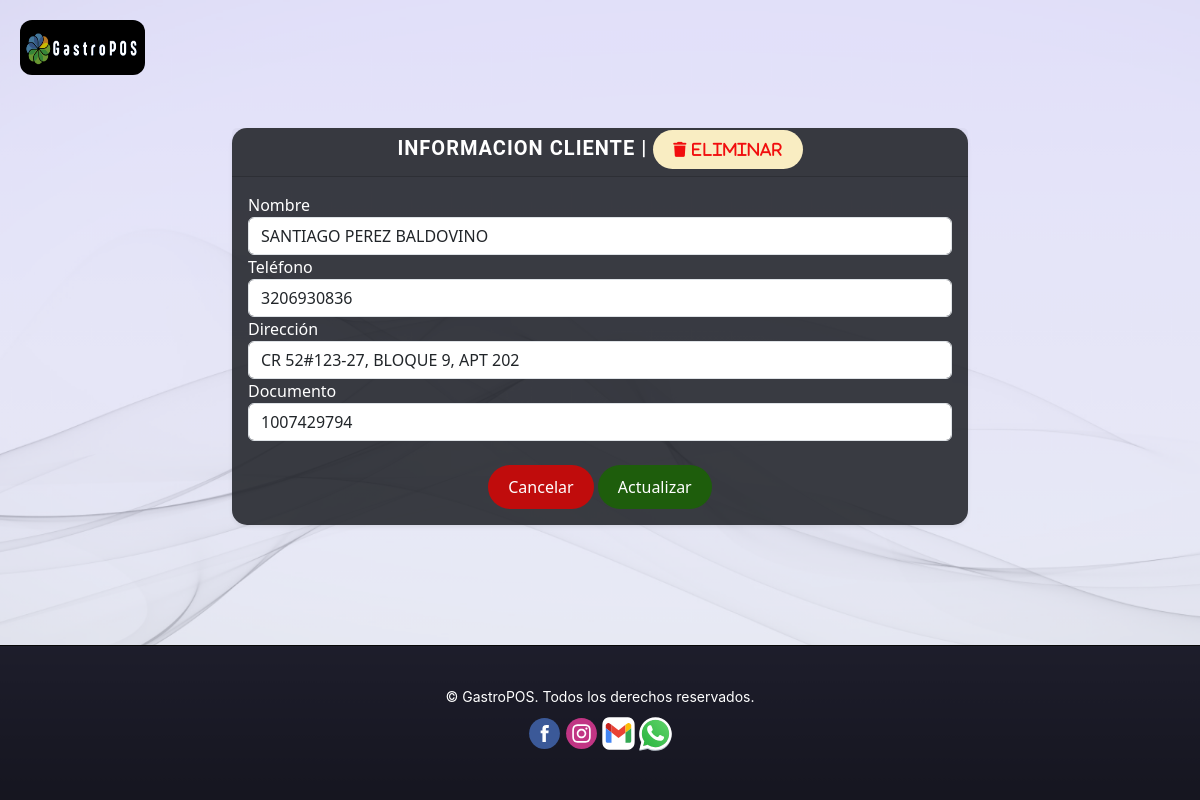
/usuarios/clientes/1/editar/ (signed in), run on the app's committed database.
### usuarios/models.py (models this page shows, shortened)
class Cliente(models.Model):
    usuario = models.ForeignKey(User, on_delete=models.CASCADE)
    nombre = models.CharField(max_length=100)
    telefono = models.CharField(max_length=15)
    direccion = models.CharField(max_length=255)
    documento = models.CharField(max_length=20)

### usuarios/views.py (the view)
# urls.py: path('clientes/<int:cliente_id>/editar/', editar_cliente, name='editar_cliente'),
@login_required(login_url='/login/')
def editar_cliente(request, cliente_id):
    cliente = get_object_or_404(Cliente, id=cliente_id, usuario=request.user)
    if request.method == 'POST':
        form = ClienteForm(request.POST, instance=cliente)
        if form.is_valid():
            form.save()
            return redirect('listar_clientes')  # Redirige a la lista de clientes después de guardar
    else:
        form = ClienteForm(instance=cliente)
    return render(request, 'clientes/editar_cliente.html', {'form': form, 'cliente': cliente})

### usuarios/forms.py
class ClienteForm(forms.ModelForm):
    class Meta:
        model = Cliente
        fields = ['nombre', 'telefono', 'direccion', 'documento']  # Ajusta según los campos de tu modelo
        widgets = {
            'nombre': forms.TextInput(attrs={'class': 'form-control'}),
            'telefono': forms.TextInput(attrs={'class': 'form-control'}),
            'direccion': forms.TextInput(attrs={'class': 'form-control'}),
            'documento': forms.TextInput(attrs={'class': 'form-control'}),
        }

### usuarios/templates/clientes/editar_cliente.html (shortened to what this page needs)
{% extends 'base.html' %}
{% load static %}
{% block extra_css %}
<link rel="stylesheet" href="{% static 'css/crear_plato.css' %}">
{% endblock %}
{% block content %}
<div class="container mt-5">
    <div class="row">
        <div class="col-md-8 offset-md-2">
            <div class="card card-custom shadow-sm">
                <div class="card-header card-header">
                    <h3 class="card-title card-title-custom text-center">INFORMACION CLIENTE | <a href="{% url 'eliminar_cliente' cliente.id %}" class="btn-custom-cliente"><i class="fa-solid fa-trash" style='font-size:15px;color:rgb(241, 14, 14)'> ELIMINAR</i></a></h3>
                </div>
                <div class="card-body">
                    <form method="post">
                        <div class="form-group">
                            <label for="{{ form.nombre.id_for_label }}">Nombre</label>
                            {{ form.nombre }}
                        </div>
                        <div class="form-group">
                            <label for="{{ form.telefono.id_for_label }}">Teléfono</label>
                            {{ form.telefono }}
                        </div>
                        <div class="form-group">
                            <label for="{{ form.direccion.id_for_label }}">Dirección</label>
                            {{ form.direccion }}
                        </div>
                        <div class="form-group">
                            <label for="{{ form.documento.id_for_label }}">Documento</label>
                            {{ form.documento }}
                        </div>
                        <br>
                        <div class="text-center">
                            <a href="javascript:history.back()" class="btn btn-custom-back">Cancelar</a>
                            <button type="submit" class="btn btn-custom-stacts">Actualizar</button>
                        </div>
                    </form>
                </div>
            </div>
       </div>
    </div>
</div>
{% endblock %}

### static/css/base.css (style rules this page uses)
html, body { height: 100%; margin: 0; }
body { padding-top: 56px; }
.card-custom { border: none; border-radius: 15px; box-shadow: 0 4px 8px rgba(0, 0, 0, 0.1); background-color: #bde4f0b2; color: #060220; transition: transform 0.3s, box-shadow 0.3s; }
.card-custom { border-radius: 10px; border: 1px solid #ddd; box-shadow: 0 4px 8px rgba(0, 0, 0, 0.1); transition: box-shadow 0.3s ease; }
.card-title-custom { font-size: 1.5rem; color: #333; }
.card-title { font-size: 1.25rem; font-weight: 700; color: #333; text-transform: uppercase; letter-spacing: 1px; margin-bottom: 1rem; text-align: center; }
.card-title a { text-decoration: none; color: #0057b33a; transition: color 0.3s ease; }
.card-body { height: calc(100% - 56px); overflow-y: auto; }
.btn-custom-back { color: #ffffff; background-color: #c00c0c; border: none; border-radius: 50px; padding: 10px 20px; font-size: 16px; transition: background-color 0.3s; }

### static/css/crear_plato.css (style rules this page uses)
.card-custom { border: none; border-radius: 15px; box-shadow: 0 4px 8px rgba(8, 4, 246, 0.1); background-color: #202228de; color: #ffffff; transition: transform 0.3s, box-shadow 0.3s; }
.card-title-custom { font-family: 'Roboto', sans-serif; font-weight: 700; }
.btn-custom-stacts { color: #ffffff; background-color: #1e5d0c; border: none; border-radius: 50px; padding: 10px 20px; font-size: 16px; transition: background-color 0.3s; }
.btn-custom-back { color: #ffffff; background-color: #c00c0c; border: none; border-radius: 50px; padding: 10px 20px; font-size: 16px; transition: background-color 0.3s; }
.btn-custom-cliente { color: #150202; background-color: #f9edc2; border: none; border-radius: 50px; padding: 10px 20px; font-size: 16px; transition: background-color 0.3s; }
.form-group label { color: #ffffff; }

### data on the page
Cliente: nombre "SANTIAGO PEREZ BALDOVINO", telefono "3206930836", direccion "CR 52#123-27, BLOQUE 9, APT 202", documento "1007429794"
